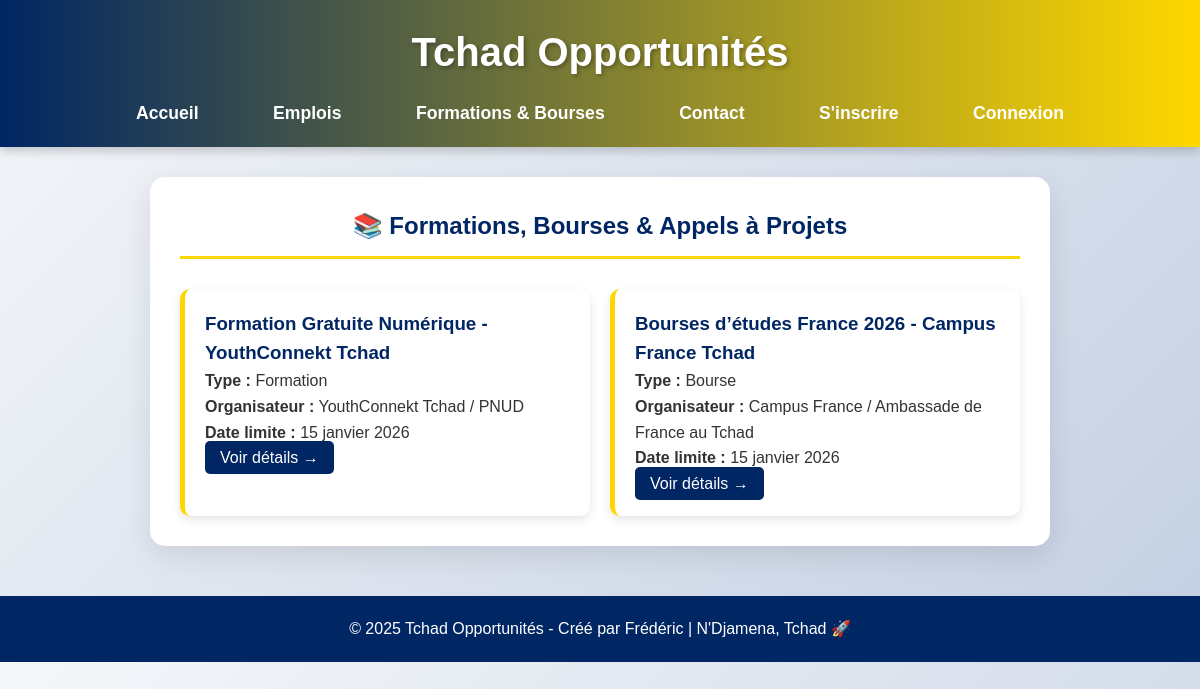
The app's page /opportunites/ with its own data.
### announcements/models.py (models this page shows, shortened)
class Opportunity(models.Model):
    title = models.CharField(max_length=255, verbose_name="Titre")
    description = models.TextField(verbose_name="Description")
    type_opp = models.CharField(max_length=100, verbose_name="Type (Formation, Bourse, Appel à projet)")
    organization = models.CharField(max_length=200, verbose_name="Organisateur")
    deadline = models.DateField(verbose_name="Date limite", blank=True, null=True)
    created_at = models.DateTimeField(auto_now_add=True)
    posted_by = models.ForeignKey(User, on_delete=models.CASCADE, null=True, blank=True)

### announcements/views.py (the view)
# urls.py: path('opportunites/', views.opportunity_list, name='opportunity_list'),
def opportunity_list(request):
    opportunities = Opportunity.objects.all().order_by('-created_at')
    return render(request, 'announcements/opportunity_list.html', {'opportunities': opportunities})

### templates/announcements/opportunity_list.html
{% extends 'base.html' %}
{% block content %}
<h2 style="text-align:center; color:#002664;">📚 Formations, Bourses & Appels à Projets</h2>
{% if opportunities %}
<div style="display: grid; grid-template-columns: repeat(auto-fit, minmax(300px, 1fr)); gap: 20px; margin-top: 30px;">
    {% for opportunity in opportunities %}
    <div style="background: white; padding: 20px; border-radius: 10px; box-shadow: 0 4px 10px rgba(0,0,0,0.1); border-left: 5px solid #FFD700;">
        <h3><a href="{% url 'opportunity_detail' opportunity.pk %}" style="color:#002664; text-decoration:none;">{{ opportunity.title }}</a></h3>
        <p><strong>Type :</strong> {{ opportunity.type_opp }}</p>
        <p><strong>Organisateur :</strong> {{ opportunity.organization }}</p>
        <p><strong>Date limite :</strong> {{ opportunity.deadline|default:"Non spécifiée" }}</p>
        <a href="{% url 'opportunity_detail' opportunity.pk %}" style="background:#002664; color:white; padding:8px 15px; text-decoration:none; border-radius:5px;">Voir détails →</a>
    </div>
    {% endfor %}
</div>
{% else %}
<p style="text-align:center; font-size:1.2em;">Aucune opportunité pour le moment. Revenez bientôt !</p>
{% endif %}
{% endblock %}

### templates/base.html (style rules this page uses)
* { margin: 0; padding: 0; box-sizing: border-box; }
body { font-family: Arial, sans-serif; background: linear-gradient(135deg, #f5f7fa 0%, #c3cfe2 100%); color: #333; line-height: 1.6; }
h2 { color: #002664; border-bottom: 3px solid #FFD700; padding-bottom: 10px; }

### records on screen
Opportunity: title "Formation Gratuite Numérique - YouthConnekt Tchad", type_opp "Formation", organization "YouthConnekt Tchad / PNUD", deadline "15 janvier 2026"
Opportunity: title "Bourses d’études France 2026 - Campus France Tchad", type_opp "Bourse", organization "Campus France / Ambassade de France au Tchad", deadline "15 janvier 2026"
